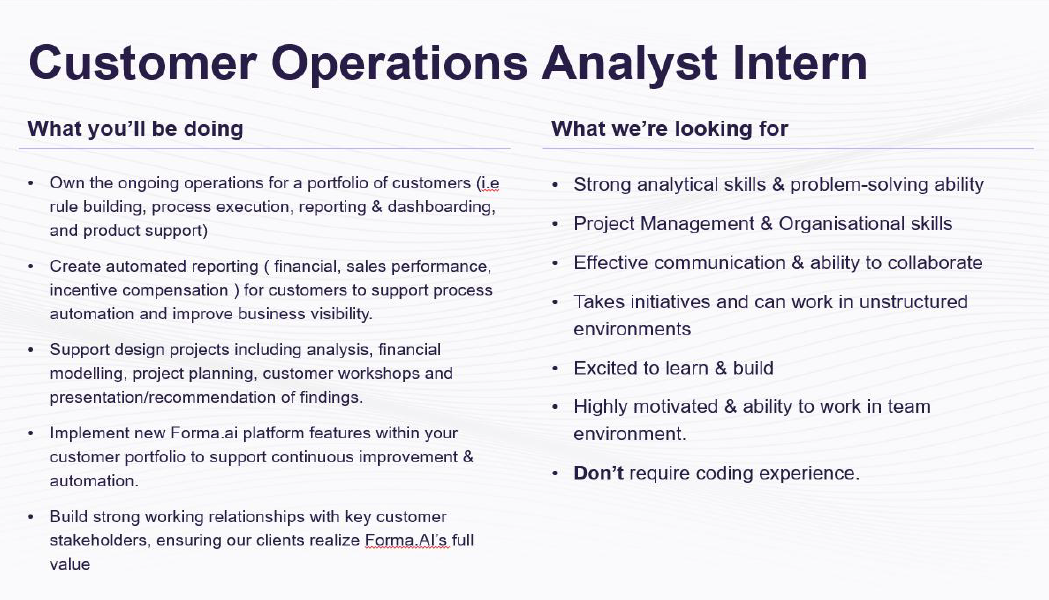
#> input picture sample.png, 1049 x 600 px
$ python main.py
#> lines starting #> are read from the running program, lines starting #| are printed output that depends on the picture
import cv2
import pytesseract
from PIL import Image

# The path has to be changed according to your system
pytesseract.pytesseract.tesseract_cmd = r"C:\Program Files\Tesseract-OCR\tesseract.exe"


#input image path here
def extract_text(image_path):
#> called with image_path = 'sample.jpg'
    img = cv2.imread("sample.png")
#> img is the input picture: shape (600, 1049, 3); mean B, G, R 237.7, 233.3, 234.3

    if img is None:
        print("Image not found. Check file name/path.")
        exit()

    gray = cv2.cvtColor(img, cv2.COLOR_BGR2GRAY)
    gray = cv2.medianBlur(gray, 3)
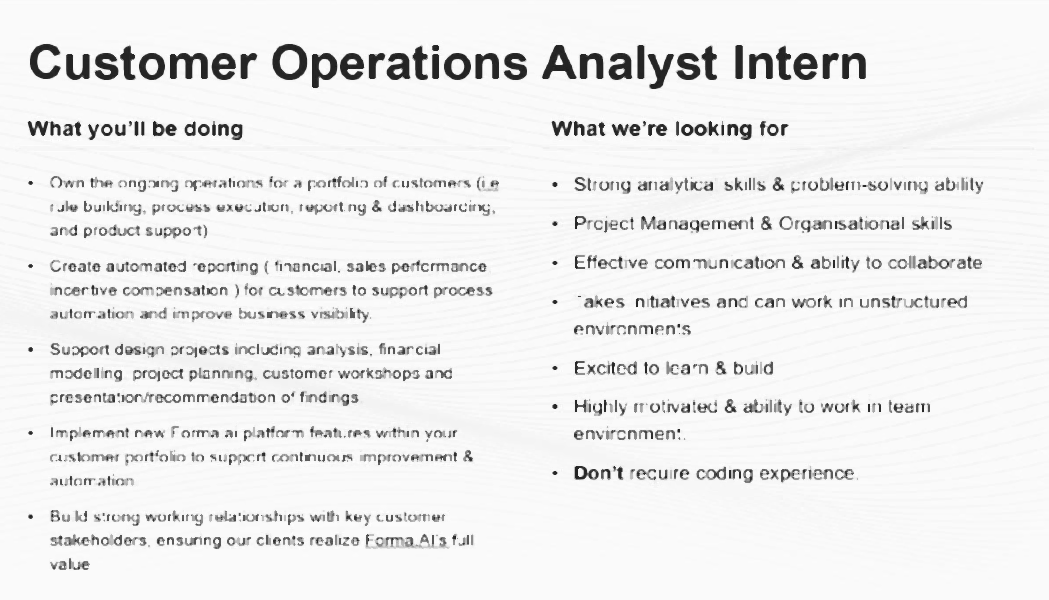
#> gray: shape (600, 1049); min 29, max 255, mean 236.4

#> (the run stopped early here; a loop or call above may not have finished)
